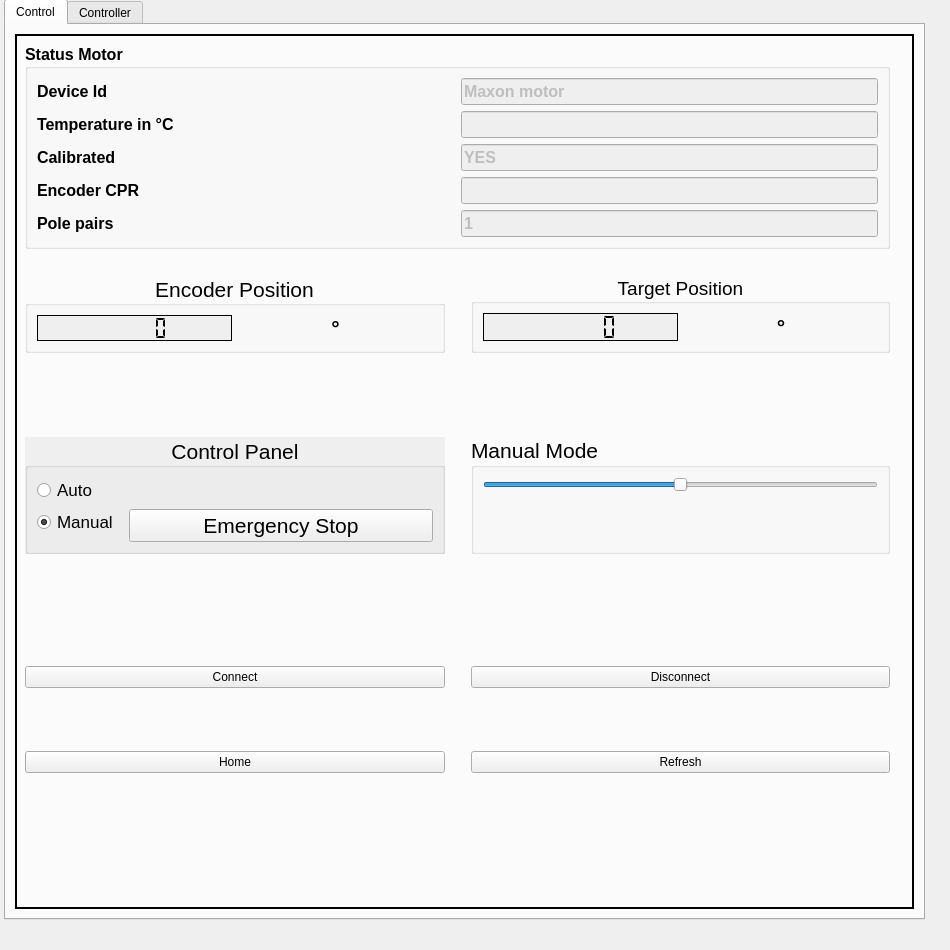
<?xml version="1.0" encoding="UTF-8"?>
<ui version="4.0">
 <class>Tinymovr_ui</class>
 <widget class="QWidget" name="Tinymovr_ui">
  <property name="geometry">
   <rect>
    <x>0</x>
    <y>0</y>
    <width>950</width>
    <height>950</height>
   </rect>
  </property>
  <property name="sizePolicy">
   <sizepolicy hsizetype="Expanding" vsizetype="Expanding">
    <horstretch>0</horstretch>
    <verstretch>0</verstretch>
   </sizepolicy>
  </property>
  <property name="windowTitle">
   <string>Tinymovr_ui</string>
  </property>
  <widget class="QWidget" name="layoutWidget">
   <property name="geometry">
    <rect>
     <x>0</x>
     <y>0</y>
     <width>2</width>
     <height>2</height>
    </rect>
   </property>
   <layout class="QVBoxLayout" name="verticalLayout_5"/>
  </widget>
  <widget class="QSplitter" name="splitter_3">
   <property name="geometry">
    <rect>
     <x>0</x>
     <y>0</y>
     <width>0</width>
     <height>0</height>
    </rect>
   </property>
   <property name="orientation">
    <enum>Qt::Vertical</enum>
   </property>
  </widget>
  <widget class="QTabWidget" name="tabWidget">
   <property name="geometry">
    <rect>
     <x>4</x>
     <y>-1</y>
     <width>921</width>
     <height>921</height>
    </rect>
   </property>
   <property name="currentIndex">
    <number>0</number>
   </property>
   <widget class="QWidget" name="tab">
    <attribute name="title">
     <string>Control</string>
    </attribute>
    <layout class="QHBoxLayout" name="horizontalLayout_3">
     <item>
      <widget class="QFrame" name="frame">
       <property name="frameShape">
        <enum>QFrame::Box</enum>
       </property>
       <property name="frameShadow">
        <enum>QFrame::Plain</enum>
       </property>
       <property name="lineWidth">
        <number>2</number>
       </property>
       <widget class="QWidget" name="layoutWidget">
        <property name="geometry">
         <rect>
          <x>10</x>
          <y>10</y>
          <width>865</width>
          <height>835</height>
         </rect>
        </property>
        <layout class="QVBoxLayout" name="verticalLayout_3">
         <item>
          <widget class="QGroupBox" name="groupBox_2">
           <property name="sizePolicy">
            <sizepolicy hsizetype="Minimum" vsizetype="Minimum">
             <horstretch>0</horstretch>
             <verstretch>0</verstretch>
            </sizepolicy>
           </property>
           <property name="font">
            <font>
             <pointsize>12</pointsize>
             <weight>75</weight>
             <bold>true</bold>
            </font>
           </property>
           <property name="title">
            <string>Status Motor</string>
           </property>
           <layout class="QGridLayout" name="gridLayout_3">
            <item row="1" column="1">
             <widget class="QLineEdit" name="Deviceid">
              <property name="enabled">
               <bool>false</bool>
              </property>
              <property name="sizePolicy">
               <sizepolicy hsizetype="Minimum" vsizetype="Minimum">
                <horstretch>0</horstretch>
                <verstretch>0</verstretch>
               </sizepolicy>
              </property>
              <property name="font">
               <font>
                <pointsize>12</pointsize>
                <weight>75</weight>
                <bold>true</bold>
               </font>
              </property>
              <property name="inputMethodHints">
               <set>Qt::ImhNone</set>
              </property>
              <property name="text">
               <string>Maxon motor </string>
              </property>
              <property name="readOnly">
               <bool>true</bool>
              </property>
             </widget>
            </item>
            <item row="7" column="0">
             <widget class="QLabel" name="Encoder">
              <property name="sizePolicy">
               <sizepolicy hsizetype="Minimum" vsizetype="Minimum">
                <horstretch>0</horstretch>
                <verstretch>0</verstretch>
               </sizepolicy>
              </property>
              <property name="font">
               <font>
                <pointsize>12</pointsize>
                <weight>75</weight>
                <bold>true</bold>
               </font>
              </property>
              <property name="text">
               <string>Encoder CPR</string>
              </property>
             </widget>
            </item>
            <item row="3" column="1">
             <widget class="QLineEdit" name="Temperature_in_c">
              <property name="enabled">
               <bool>false</bool>
              </property>
              <property name="sizePolicy">
               <sizepolicy hsizetype="Minimum" vsizetype="Minimum">
                <horstretch>0</horstretch>
                <verstretch>0</verstretch>
               </sizepolicy>
              </property>
              <property name="font">
               <font>
                <pointsize>12</pointsize>
                <weight>75</weight>
                <bold>true</bold>
               </font>
              </property>
              <property name="inputMethodHints">
               <set>Qt::ImhNone</set>
              </property>
              <property name="readOnly">
               <bool>true</bool>
              </property>
             </widget>
            </item>
            <item row="5" column="0">
             <widget class="QLabel" name="Calibration">
              <property name="sizePolicy">
               <sizepolicy hsizetype="Minimum" vsizetype="Minimum">
                <horstretch>0</horstretch>
                <verstretch>0</verstretch>
               </sizepolicy>
              </property>
              <property name="font">
               <font>
                <pointsize>12</pointsize>
                <weight>75</weight>
                <bold>true</bold>
               </font>
              </property>
              <property name="text">
               <string>Calibrated</string>
              </property>
             </widget>
            </item>
            <item row="5" column="1">
             <widget class="QLineEdit" name="Calibration_">
              <property name="enabled">
               <bool>false</bool>
              </property>
              <property name="sizePolicy">
               <sizepolicy hsizetype="Minimum" vsizetype="Minimum">
                <horstretch>0</horstretch>
                <verstretch>0</verstretch>
               </sizepolicy>
              </property>
              <property name="font">
               <font>
                <pointsize>12</pointsize>
                <weight>75</weight>
                <bold>true</bold>
               </font>
              </property>
              <property name="inputMethodHints">
               <set>Qt::ImhNone</set>
              </property>
              <property name="text">
               <string>YES</string>
              </property>
              <property name="readOnly">
               <bool>true</bool>
              </property>
             </widget>
            </item>
            <item row="9" column="0">
             <widget class="QLabel" name="Polepairs">
              <property name="sizePolicy">
               <sizepolicy hsizetype="Minimum" vsizetype="Minimum">
                <horstretch>0</horstretch>
                <verstretch>0</verstretch>
               </sizepolicy>
              </property>
              <property name="font">
               <font>
                <pointsize>12</pointsize>
                <weight>75</weight>
                <bold>true</bold>
               </font>
              </property>
              <property name="text">
               <string>Pole pairs</string>
              </property>
             </widget>
            </item>
            <item row="9" column="1">
             <widget class="QLineEdit" name="Pole_Pairs">
              <property name="enabled">
               <bool>false</bool>
              </property>
              <property name="sizePolicy">
               <sizepolicy hsizetype="Minimum" vsizetype="Minimum">
                <horstretch>0</horstretch>
                <verstretch>0</verstretch>
               </sizepolicy>
              </property>
              <property name="font">
               <font>
                <pointsize>12</pointsize>
                <weight>75</weight>
                <bold>true</bold>
               </font>
              </property>
              <property name="inputMethodHints">
               <set>Qt::ImhNone</set>
              </property>
              <property name="text">
               <string>1</string>
              </property>
              <property name="readOnly">
               <bool>true</bool>
              </property>
             </widget>
            </item>
            <item row="3" column="0">
             <widget class="QLabel" name="Temp">
              <property name="sizePolicy">
               <sizepolicy hsizetype="Minimum" vsizetype="Minimum">
                <horstretch>0</horstretch>
                <verstretch>0</verstretch>
               </sizepolicy>
              </property>
              <property name="font">
               <font>
                <pointsize>12</pointsize>
                <weight>75</weight>
                <bold>true</bold>
               </font>
              </property>
              <property name="text">
               <string>Temperature in °C</string>
              </property>
             </widget>
            </item>
            <item row="1" column="0">
             <widget class="QLabel" name="Device">
              <property name="sizePolicy">
               <sizepolicy hsizetype="Minimum" vsizetype="Minimum">
                <horstretch>0</horstretch>
                <verstretch>0</verstretch>
               </sizepolicy>
              </property>
              <property name="font">
               <font>
                <pointsize>12</pointsize>
                <weight>75</weight>
                <bold>true</bold>
               </font>
              </property>
              <property name="text">
               <string>Device Id</string>
              </property>
             </widget>
            </item>
            <item row="7" column="1">
             <widget class="QLineEdit" name="Encoder_cpr">
              <property name="enabled">
               <bool>false</bool>
              </property>
              <property name="sizePolicy">
               <sizepolicy hsizetype="Minimum" vsizetype="Minimum">
                <horstretch>0</horstretch>
                <verstretch>0</verstretch>
               </sizepolicy>
              </property>
              <property name="font">
               <font>
                <pointsize>12</pointsize>
                <weight>75</weight>
                <bold>true</bold>
               </font>
              </property>
              <property name="inputMethodHints">
               <set>Qt::ImhNone</set>
              </property>
              <property name="readOnly">
               <bool>true</bool>
              </property>
             </widget>
            </item>
           </layout>
          </widget>
         </item>
         <item>
          <spacer name="horizontalSpacer">
           <property name="orientation">
            <enum>Qt::Horizontal</enum>
           </property>
           <property name="sizeHint" stdset="0">
            <size>
             <width>40</width>
             <height>20</height>
            </size>
           </property>
          </spacer>
         </item>
         <item>
          <layout class="QGridLayout" name="gridLayout_2" rowstretch="0,0,0,0,0,0,0">
           <item row="5" column="0">
            <widget class="QPushButton" name="Home_button">
             <property name="text">
              <string>Home</string>
             </property>
            </widget>
           </item>
           <item row="1" column="0">
            <spacer name="horizontalSpacer_4">
             <property name="orientation">
              <enum>Qt::Horizontal</enum>
             </property>
             <property name="sizeHint" stdset="0">
              <size>
               <width>40</width>
               <height>20</height>
              </size>
             </property>
            </spacer>
           </item>
           <item row="0" column="2">
            <widget class="QGroupBox" name="Target_Position">
             <property name="sizePolicy">
              <sizepolicy hsizetype="MinimumExpanding" vsizetype="MinimumExpanding">
               <horstretch>0</horstretch>
               <verstretch>0</verstretch>
              </sizepolicy>
             </property>
             <property name="font">
              <font>
               <pointsize>14</pointsize>
              </font>
             </property>
             <property name="title">
              <string>Target Position</string>
             </property>
             <property name="alignment">
              <set>Qt::AlignCenter</set>
             </property>
             <layout class="QHBoxLayout" name="horizontalLayout">
              <item>
               <widget class="QLCDNumber" name="Is_position_display">
                <property name="sizePolicy">
                 <sizepolicy hsizetype="Minimum" vsizetype="Minimum">
                  <horstretch>0</horstretch>
                  <verstretch>0</verstretch>
                 </sizepolicy>
                </property>
                <property name="font">
                 <font>
                  <family>Ubuntu</family>
                  <pointsize>16</pointsize>
                  <weight>75</weight>
                  <bold>true</bold>
                 </font>
                </property>
                <property name="autoFillBackground">
                 <bool>true</bool>
                </property>
                <property name="frameShadow">
                 <enum>QFrame::Plain</enum>
                </property>
                <property name="lineWidth">
                 <number>1</number>
                </property>
                <property name="smallDecimalPoint">
                 <bool>true</bool>
                </property>
                <property name="digitCount">
                 <number>5</number>
                </property>
                <property name="segmentStyle">
                 <enum>QLCDNumber::Flat</enum>
                </property>
                <property name="value" stdset="0">
                 <double>0.000000000000000</double>
                </property>
                <property name="intValue" stdset="0">
                 <number>0</number>
                </property>
               </widget>
              </item>
              <item>
               <widget class="QLabel" name="label_4">
                <property name="sizePolicy">
                 <sizepolicy hsizetype="Minimum" vsizetype="Minimum">
                  <horstretch>0</horstretch>
                  <verstretch>0</verstretch>
                 </sizepolicy>
                </property>
                <property name="font">
                 <font>
                  <pointsize>16</pointsize>
                  <weight>75</weight>
                  <bold>true</bold>
                 </font>
                </property>
                <property name="text">
                 <string>&lt;html&gt;&lt;head/&gt;&lt;body&gt;&lt;p align=&quot;center&quot;&gt;°&lt;/p&gt;&lt;/body&gt;&lt;/html&gt;</string>
                </property>
               </widget>
              </item>
             </layout>
            </widget>
           </item>
           <item row="3" column="0">
            <spacer name="horizontalSpacer_2">
             <property name="orientation">
              <enum>Qt::Horizontal</enum>
             </property>
             <property name="sizeHint" stdset="0">
              <size>
               <width>40</width>
               <height>20</height>
              </size>
             </property>
            </spacer>
           </item>
           <item row="4" column="2">
            <widget class="QPushButton" name="Disconnect_button">
             <property name="sizePolicy">
              <sizepolicy hsizetype="Minimum" vsizetype="Fixed">
               <horstretch>0</horstretch>
               <verstretch>0</verstretch>
              </sizepolicy>
             </property>
             <property name="text">
              <string>Disconnect</string>
             </property>
            </widget>
           </item>
           <item row="0" column="0">
            <widget class="QGroupBox" name="Enconder_box">
             <property name="font">
              <font>
               <pointsize>16</pointsize>
              </font>
             </property>
             <property name="title">
              <string>Encoder Position</string>
             </property>
             <property name="alignment">
              <set>Qt::AlignCenter</set>
             </property>
             <property name="flat">
              <bool>false</bool>
             </property>
             <property name="checkable">
              <bool>false</bool>
             </property>
             <layout class="QHBoxLayout" name="horizontalLayout_2">
              <item>
               <widget class="QLCDNumber" name="Enconder_pos_display">
                <property name="sizePolicy">
                 <sizepolicy hsizetype="Minimum" vsizetype="Minimum">
                  <horstretch>0</horstretch>
                  <verstretch>0</verstretch>
                 </sizepolicy>
                </property>
                <property name="font">
                 <font>
                  <pointsize>16</pointsize>
                  <weight>75</weight>
                  <bold>true</bold>
                 </font>
                </property>
                <property name="autoFillBackground">
                 <bool>true</bool>
                </property>
                <property name="frameShadow">
                 <enum>QFrame::Plain</enum>
                </property>
                <property name="lineWidth">
                 <number>1</number>
                </property>
                <property name="smallDecimalPoint">
                 <bool>true</bool>
                </property>
                <property name="digitCount">
                 <number>5</number>
                </property>
                <property name="segmentStyle">
                 <enum>QLCDNumber::Flat</enum>
                </property>
               </widget>
              </item>
              <item>
               <widget class="QLabel" name="label_5">
                <property name="sizePolicy">
                 <sizepolicy hsizetype="Minimum" vsizetype="Minimum">
                  <horstretch>0</horstretch>
                  <verstretch>0</verstretch>
                 </sizepolicy>
                </property>
                <property name="font">
                 <font>
                  <family>Ubuntu</family>
                  <pointsize>16</pointsize>
                  <weight>75</weight>
                  <bold>true</bold>
                 </font>
                </property>
                <property name="text">
                 <string>&lt;html&gt;&lt;head/&gt;&lt;body&gt;&lt;p align=&quot;center&quot;&gt;°&lt;/p&gt;&lt;/body&gt;&lt;/html&gt;</string>
                </property>
               </widget>
              </item>
             </layout>
            </widget>
           </item>
           <item row="2" column="2">
            <widget class="QGroupBox" name="groupBox">
             <property name="sizePolicy">
              <sizepolicy hsizetype="MinimumExpanding" vsizetype="MinimumExpanding">
               <horstretch>0</horstretch>
               <verstretch>0</verstretch>
              </sizepolicy>
             </property>
             <property name="font">
              <font>
               <pointsize>16</pointsize>
              </font>
             </property>
             <property name="title">
              <string>Manual Mode</string>
             </property>
             <layout class="QFormLayout" name="formLayout">
              <item row="0" column="0" colspan="2">
               <widget class="QSlider" name="Set_pos_sli">
                <property name="enabled">
                 <bool>true</bool>
                </property>
                <property name="sizePolicy">
                 <sizepolicy hsizetype="MinimumExpanding" vsizetype="Fixed">
                  <horstretch>0</horstretch>
                  <verstretch>0</verstretch>
                 </sizepolicy>
                </property>
                <property name="minimum">
                 <number>-8192</number>
                </property>
                <property name="maximum">
                 <number>8192</number>
                </property>
                <property name="singleStep">
                 <number>1</number>
                </property>
                <property name="pageStep">
                 <number>200</number>
                </property>
                <property name="value">
                 <number>0</number>
                </property>
                <property name="orientation">
                 <enum>Qt::Horizontal</enum>
                </property>
                <property name="invertedAppearance">
                 <bool>false</bool>
                </property>
                <property name="invertedControls">
                 <bool>false</bool>
                </property>
                <property name="tickPosition">
                 <enum>QSlider::NoTicks</enum>
                </property>
                <property name="tickInterval">
                 <number>0</number>
                </property>
               </widget>
              </item>
             </layout>
            </widget>
           </item>
           <item row="4" column="0">
            <widget class="QPushButton" name="Connect_button">
             <property name="text">
              <string>Connect</string>
             </property>
            </widget>
           </item>
           <item row="3" column="2">
            <spacer name="horizontalSpacer_3">
             <property name="orientation">
              <enum>Qt::Horizontal</enum>
             </property>
             <property name="sizeHint" stdset="0">
              <size>
               <width>40</width>
               <height>20</height>
              </size>
             </property>
            </spacer>
           </item>
           <item row="1" column="2">
            <spacer name="horizontalSpacer_5">
             <property name="orientation">
              <enum>Qt::Horizontal</enum>
             </property>
             <property name="sizeHint" stdset="0">
              <size>
               <width>40</width>
               <height>20</height>
              </size>
             </property>
            </spacer>
           </item>
           <item row="2" column="0">
            <widget class="QGroupBox" name="Control_Panel">
             <property name="sizePolicy">
              <sizepolicy hsizetype="MinimumExpanding" vsizetype="MinimumExpanding">
               <horstretch>0</horstretch>
               <verstretch>0</verstretch>
              </sizepolicy>
             </property>
             <property name="font">
              <font>
               <pointsize>16</pointsize>
              </font>
             </property>
             <property name="autoFillBackground">
              <bool>true</bool>
             </property>
             <property name="title">
              <string>Control Panel</string>
             </property>
             <property name="alignment">
              <set>Qt::AlignCenter</set>
             </property>
             <property name="flat">
              <bool>false</bool>
             </property>
             <layout class="QFormLayout" name="formLayout_2">
              <item row="0" column="0">
               <widget class="QRadioButton" name="Auto_mode">
                <property name="sizePolicy">
                 <sizepolicy hsizetype="MinimumExpanding" vsizetype="Fixed">
                  <horstretch>0</horstretch>
                  <verstretch>0</verstretch>
                 </sizepolicy>
                </property>
                <property name="font">
                 <font>
                  <pointsize>13</pointsize>
                 </font>
                </property>
                <property name="text">
                 <string>Auto</string>
                </property>
               </widget>
              </item>
              <item row="1" column="0">
               <widget class="QRadioButton" name="Manual_mode">
                <property name="sizePolicy">
                 <sizepolicy hsizetype="MinimumExpanding" vsizetype="Fixed">
                  <horstretch>0</horstretch>
                  <verstretch>0</verstretch>
                 </sizepolicy>
                </property>
                <property name="font">
                 <font>
                  <pointsize>13</pointsize>
                 </font>
                </property>
                <property name="text">
                 <string>Manual </string>
                </property>
                <property name="checked">
                 <bool>true</bool>
                </property>
               </widget>
              </item>
              <item row="1" column="1">
               <widget class="QPushButton" name="Emergency_Stop">
                <property name="sizePolicy">
                 <sizepolicy hsizetype="MinimumExpanding" vsizetype="Fixed">
                  <horstretch>0</horstretch>
                  <verstretch>0</verstretch>
                 </sizepolicy>
                </property>
                <property name="font">
                 <font>
                  <pointsize>16</pointsize>
                 </font>
                </property>
                <property name="autoFillBackground">
                 <bool>false</bool>
                </property>
                <property name="text">
                 <string>Emergency Stop</string>
                </property>
                <property name="checkable">
                 <bool>false</bool>
                </property>
                <property name="autoDefault">
                 <bool>true</bool>
                </property>
               </widget>
              </item>
             </layout>
            </widget>
           </item>
           <item row="5" column="2">
            <widget class="QPushButton" name="Refresh_button">
             <property name="text">
              <string>Refresh</string>
             </property>
             <property name="autoRepeat">
              <bool>false</bool>
             </property>
             <property name="autoRepeatDelay">
              <number>310</number>
             </property>
            </widget>
           </item>
           <item row="6" column="2">
            <spacer name="horizontalSpacer_7">
             <property name="orientation">
              <enum>Qt::Horizontal</enum>
             </property>
             <property name="sizeHint" stdset="0">
              <size>
               <width>40</width>
               <height>20</height>
              </size>
             </property>
            </spacer>
           </item>
           <item row="6" column="0">
            <spacer name="horizontalSpacer_6">
             <property name="orientation">
              <enum>Qt::Horizontal</enum>
             </property>
             <property name="sizeHint" stdset="0">
              <size>
               <width>40</width>
               <height>20</height>
              </size>
             </property>
            </spacer>
           </item>
           <item row="0" column="1">
            <spacer name="verticalSpacer">
             <property name="orientation">
              <enum>Qt::Vertical</enum>
             </property>
             <property name="sizeHint" stdset="0">
              <size>
               <width>20</width>
               <height>40</height>
              </size>
             </property>
            </spacer>
           </item>
           <item row="1" column="1">
            <spacer name="verticalSpacer_2">
             <property name="orientation">
              <enum>Qt::Vertical</enum>
             </property>
             <property name="sizeHint" stdset="0">
              <size>
               <width>20</width>
               <height>40</height>
              </size>
             </property>
            </spacer>
           </item>
           <item row="2" column="1">
            <spacer name="verticalSpacer_3">
             <property name="orientation">
              <enum>Qt::Vertical</enum>
             </property>
             <property name="sizeHint" stdset="0">
              <size>
               <width>20</width>
               <height>40</height>
              </size>
             </property>
            </spacer>
           </item>
           <item row="3" column="1">
            <spacer name="verticalSpacer_4">
             <property name="orientation">
              <enum>Qt::Vertical</enum>
             </property>
             <property name="sizeHint" stdset="0">
              <size>
               <width>20</width>
               <height>40</height>
              </size>
             </property>
            </spacer>
           </item>
           <item row="4" column="1">
            <spacer name="verticalSpacer_5">
             <property name="orientation">
              <enum>Qt::Vertical</enum>
             </property>
             <property name="sizeHint" stdset="0">
              <size>
               <width>20</width>
               <height>40</height>
              </size>
             </property>
            </spacer>
           </item>
           <item row="5" column="1">
            <spacer name="verticalSpacer_6">
             <property name="orientation">
              <enum>Qt::Vertical</enum>
             </property>
             <property name="sizeHint" stdset="0">
              <size>
               <width>20</width>
               <height>40</height>
              </size>
             </property>
            </spacer>
           </item>
           <item row="6" column="1">
            <spacer name="verticalSpacer_7">
             <property name="orientation">
              <enum>Qt::Vertical</enum>
             </property>
             <property name="sizeHint" stdset="0">
              <size>
               <width>20</width>
               <height>40</height>
              </size>
             </property>
            </spacer>
           </item>
          </layout>
         </item>
        </layout>
       </widget>
      </widget>
     </item>
    </layout>
   </widget>
   <widget class="QWidget" name="tab_2">
    <attribute name="title">
     <string>Controller</string>
    </attribute>
    <widget class="QWidget" name="layoutWidget">
     <property name="geometry">
      <rect>
       <x>0</x>
       <y>0</y>
       <width>881</width>
       <height>368</height>
      </rect>
     </property>
     <layout class="QVBoxLayout" name="verticalLayout_2">
      <item>
       <layout class="QVBoxLayout" name="verticalLayout">
        <item>
         <layout class="QHBoxLayout" name="horizontalLayout_5">
          <item>
           <widget class="QGroupBox" name="groupBox_5">
            <property name="title">
             <string>Velocity controller</string>
            </property>
            <layout class="QFormLayout" name="formLayout_7">
             <item row="0" column="0">
              <widget class="QLabel" name="P_velocity">
               <property name="font">
                <font>
                 <pointsize>12</pointsize>
                </font>
               </property>
               <property name="text">
                <string>Gain P</string>
               </property>
              </widget>
             </item>
             <item row="0" column="1">
              <widget class="QLineEdit" name="vel_Position_gain">
               <property name="font">
                <font>
                 <pointsize>10</pointsize>
                </font>
               </property>
               <property name="text">
                <string>0</string>
               </property>
              </widget>
             </item>
             <item row="2" column="0">
              <widget class="QLabel" name="I_velocity">
               <property name="font">
                <font>
                 <pointsize>12</pointsize>
                </font>
               </property>
               <property name="text">
                <string>Gain I</string>
               </property>
              </widget>
             </item>
             <item row="2" column="1">
              <widget class="QLineEdit" name="vel_Integrator_gain">
               <property name="font">
                <font>
                 <pointsize>10</pointsize>
                </font>
               </property>
               <property name="text">
                <string>0</string>
               </property>
              </widget>
             </item>
             <item row="4" column="0">
              <widget class="QLabel" name="D_velocity">
               <property name="font">
                <font>
                 <pointsize>12</pointsize>
                </font>
               </property>
               <property name="text">
                <string>Gain D</string>
               </property>
              </widget>
             </item>
             <item row="4" column="1">
              <widget class="QLineEdit" name="vel_Damper_gain">
               <property name="sizePolicy">
                <sizepolicy hsizetype="Ignored" vsizetype="Fixed">
                 <horstretch>0</horstretch>
                 <verstretch>0</verstretch>
                </sizepolicy>
               </property>
               <property name="font">
                <font>
                 <pointsize>10</pointsize>
                </font>
               </property>
               <property name="text">
                <string>0</string>
               </property>
              </widget>
             </item>
            </layout>
           </widget>
          </item>
          <item>
           <widget class="QGroupBox" name="groupBox_6">
            <property name="title">
             <string>Position controller</string>
            </property>
            <layout class="QFormLayout" name="formLayout_6">
             <item row="2" column="0">
              <widget class="QLabel" name="I_position">
               <property name="font">
                <font>
                 <pointsize>12</pointsize>
                </font>
               </property>
               <property name="text">
                <string>Gain I</string>
               </property>
              </widget>
             </item>
             <item row="2" column="1">
              <widget class="QLineEdit" name="pos_Integrator_gain">
               <property name="font">
                <font>
                 <pointsize>10</pointsize>
                </font>
               </property>
               <property name="text">
                <string>0</string>
               </property>
              </widget>
             </item>
             <item row="4" column="0">
              <widget class="QLabel" name="D_position">
               <property name="font">
                <font>
                 <pointsize>12</pointsize>
                </font>
               </property>
               <property name="text">
                <string>Gain D</string>
               </property>
              </widget>
             </item>
             <item row="4" column="1">
              <widget class="QLineEdit" name="pos_Damper_gain">
               <property name="font">
                <font>
                 <pointsize>10</pointsize>
                </font>
               </property>
               <property name="text">
                <string>0</string>
               </property>
              </widget>
             </item>
             <item row="0" column="0">
              <widget class="QLabel" name="P_position">
               <property name="font">
                <font>
                 <pointsize>12</pointsize>
                </font>
               </property>
               <property name="text">
                <string>Gain P</string>
               </property>
              </widget>
             </item>
             <item row="0" column="1">
              <widget class="QLineEdit" name="pos_Position_gain">
               <property name="font">
                <font>
                 <pointsize>10</pointsize>
                </font>
               </property>
               <property name="text">
                <string>0</string>
               </property>
              </widget>
             </item>
            </layout>
           </widget>
          </item>
         </layout>
        </item>
        <item>
         <spacer name="horizontalSpacer_15">
          <property name="orientation">
           <enum>Qt::Horizontal</enum>
          </property>
          <property name="sizeHint" stdset="0">
           <size>
            <width>40</width>
            <height>20</height>
           </size>
          </property>
         </spacer>
        </item>
       </layout>
      </item>
      <item>
       <widget class="QGroupBox" name="groupBox_7">
        <property name="title">
         <string>Controllers</string>
        </property>
        <layout class="QGridLayout" name="gridLayout">
         <item row="0" column="1">
          <widget class="QLabel" name="label">
           <property name="text">
            <string>Torque control modes</string>
           </property>
          </widget>
         </item>
         <item row="0" column="0">
          <widget class="QComboBox" name="Torque_controller_selection">
           <item>
            <property name="text">
             <string>Voltage mode</string>
            </property>
           </item>
           <item>
            <property name="text">
             <string>DC current mode</string>
            </property>
           </item>
           <item>
            <property name="text">
             <string>FOC current mode</string>
            </property>
           </item>
          </widget>
         </item>
         <item row="2" column="0">
          <widget class="QPushButton" name="Set_gains_button">
           <property name="font">
            <font>
             <pointsize>12</pointsize>
            </font>
           </property>
           <property name="text">
            <string>Send</string>
           </property>
          </widget>
         </item>
         <item row="1" column="1">
          <widget class="QLabel" name="label_2">
           <property name="text">
            <string>Motion control modes</string>
           </property>
          </widget>
         </item>
         <item row="1" column="0">
          <widget class="QComboBox" name="Motion_controller_selection">
           <item>
            <property name="text">
             <string>Position open-loop</string>
            </property>
           </item>
           <item>
            <property name="text">
             <string>Velocity open-loop</string>
            </property>
           </item>
           <item>
            <property name="text">
             <string>Velocity closed-loop</string>
            </property>
           </item>
           <item>
            <property name="text">
             <string>Position closed-loop</string>
            </property>
           </item>
          </widget>
         </item>
         <item row="2" column="1">
          <widget class="QCheckBox" name="Always_update">
           <property name="enabled">
            <bool>true</bool>
           </property>
           <property name="font">
            <font>
             <pointsize>13</pointsize>
            </font>
           </property>
           <property name="autoFillBackground">
            <bool>true</bool>
           </property>
           <property name="text">
            <string>Always update</string>
           </property>
           <property name="checked">
            <bool>false</bool>
           </property>
           <property name="tristate">
            <bool>false</bool>
           </property>
          </widget>
         </item>
        </layout>
       </widget>
      </item>
     </layout>
    </widget>
   </widget>
  </widget>
 </widget>
 <resources/>
 <connections>
  <connection>
   <sender>Set_gains_button</sender>
   <signal>clicked()</signal>
   <receiver>vel_Integrator_gain</receiver>
   <slot>update()</slot>
   <hints>
    <hint type="sourcelabel">
     <x>231</x>
     <y>363</y>
    </hint>
    <hint type="destinationlabel">
     <x>259</x>
     <y>131</y>
    </hint>
   </hints>
  </connection>
 </connections>
</ui>
